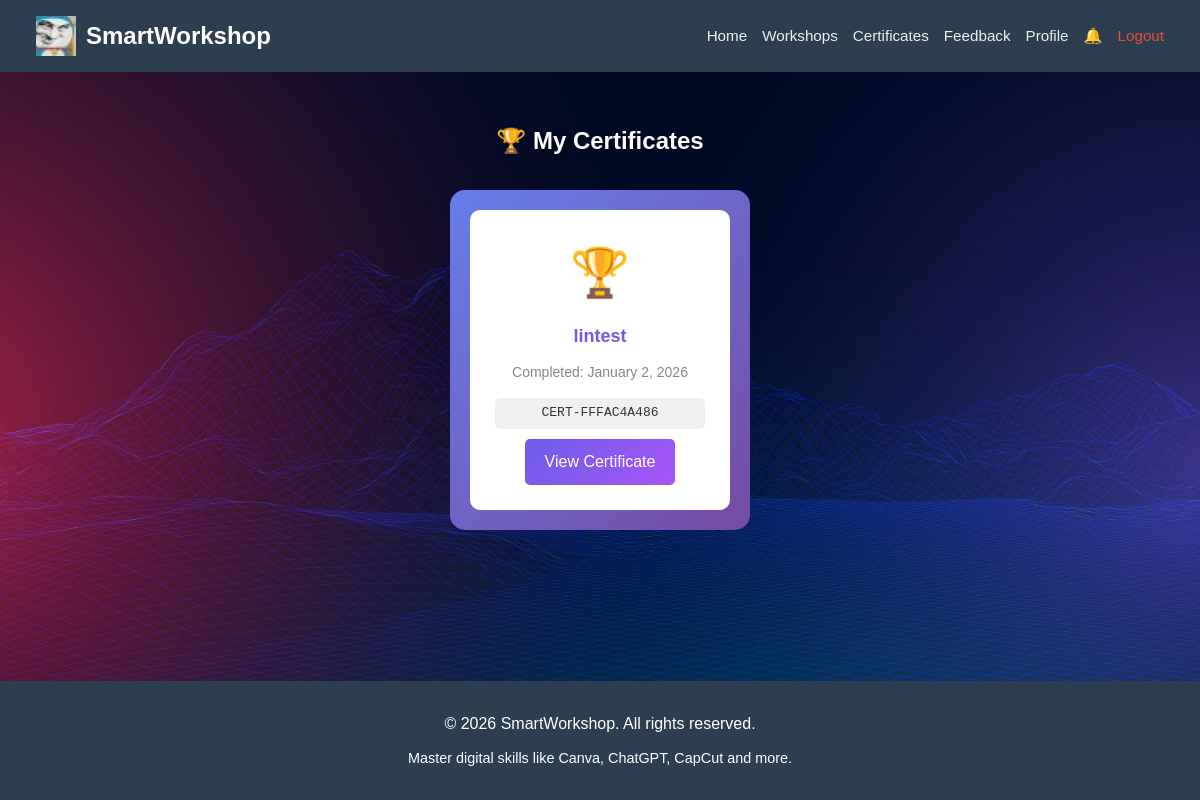
The app's page /my_certificates.php (signed in) with its own data.
### tables this page shows
CREATE TABLE `certificates` (
  `id` int(11) NOT NULL,
  `user_id` int(11) NOT NULL,
  `workshop_id` int(11) NOT NULL,
  `certificate_code` varchar(50) DEFAULT NULL,
  `issue_date` timestamp NOT NULL DEFAULT current_timestamp(),
  `generated_at` timestamp NOT NULL DEFAULT current_timestamp()
);

CREATE TABLE `workshops` (
  `id` int(11) NOT NULL,
  `title` varchar(100) NOT NULL,
  `description` text DEFAULT NULL,
  `trainer` varchar(100) DEFAULT NULL,
  `trainer_id` int(11) DEFAULT NULL,
  `date` date NOT NULL,
  `time` time NOT NULL,
  `location` varchar(100) NOT NULL,
  `fee` decimal(10,2) DEFAULT 0.00,
  `organizer_id` int(11) NOT NULL,
  `created_at` timestamp NOT NULL DEFAULT current_timestamp()
);

### my_certificates.php (the view, shortened to what this page needs)
<?php
include 'include/db_connect.php';
$user_id = $_SESSION['user_id'];
$certs_query = "SELECT c.*, w.title as workshop_name, w.date as workshop_date
    FROM certificates c
    JOIN workshops w ON c.workshop_id = w.id
    WHERE c.user_id = $user_id
    ORDER BY c.issue_date DESC";
$certs_result = mysqli_query($conn, $certs_query);
?>
<!DOCTYPE html>
<html lang="en">
<head>
    <link rel="stylesheet" href="css/style.css">
</head>
<body>
    <?php include 'include/nav.php'; ?>
    <div class="certificates-container">
        <h2>🏆 My Certificates</h2>
        <?php if (mysqli_num_rows($certs_result) > 0): ?>
            <div class="cert-grid">
                <?php while ($cert = mysqli_fetch_assoc($certs_result)): ?>
                    <div class="cert-card">
                        <div class="cert-inner">
                            <div class="cert-icon">🏆</div>
                            <div class="cert-workshop-name"><?php echo htmlspecialchars($cert['workshop_name']); ?></div>
                            <div class="cert-date">
                                Completed: <?php echo date('F j, Y', strtotime($cert['workshop_date'])); ?>
                            </div>
                            <div class="cert-code">
                                <?php echo $cert['certificate_code']; ?>
                            </div>
                            <a href="view_certificate.php?workshop_id=<?php echo $cert['workshop_id']; ?>"
                               class="btn-view-cert">
                                View Certificate
                            </a>
                        </div>
                    </div>
                <?php endwhile; ?>
            </div>
        <?php endif; ?>
    </div>
    <?php
    if (file_exists('include/footer.php')) {
        include 'include/footer.php';
    }
    ?>
</body>
</html>

### css/style.css (style rules this page uses)
* { margin: 0; padding: 0; box-sizing: border-box; }
body { font-family: sans-serif; background: url('../img/bg.jpg') no-repeat center center fixed; background-size: cover; color: #333; line-height: 1.6; min-height: 100vh; display: flex; flex-direction: column; }
main, .workshops-container, .certificates-container, .feedback-container, .certificate-page, .container, .report-container, .page-content { flex: 1; }
h2 { color: white; text-shadow: 2px 2px 4px #000; margin-bottom: 30px; text-align: center; }
.cert-code { font-family: monospace; background: #f0f0f0; padding: 5px 15px; border-radius: 5px; }
.certificates-container { max-width: 1000px; margin: 30px auto; padding: 20px; flex: 1; }
.certificates-container h2 { color: white !important; text-shadow: 2px 2px 4px rgba(0, 0, 0, 0.5) !important; text-align: center; }
.cert-grid { display: grid; grid-template-columns: repeat(auto-fill, minmax(300px, 1fr)); gap: 20px; margin-top: 30px; }
.cert-card { background: linear-gradient(135deg, #667eea 0%, #764ba2 100%); padding: 20px; border-radius: 15px; text-align: center; color: white; }
.cert-inner { background: white; padding: 25px; border-radius: 10px; color: #333; }
.cert-icon { font-size: 48px; margin-bottom: 10px; }
.cert-workshop-name { font-size: 18px; font-weight: bold; color: #6c5ce7; margin-bottom: 10px; }
.cert-date { color: #888; font-size: 14px; margin-bottom: 15px; }
.btn-view-cert { background: linear-gradient(135deg, #6c5ce7, #a855f7); color: white; padding: 10px 20px; border-radius: 5px; text-decoration: none; display: inline-block; margin-top: 10px; text-align: center; white-space: nowrap; }

### records on screen
certificates: workshop.title "lintest", workshop.date "January 2, 2026", certificate_code "CERT-FFFAC4A486"
